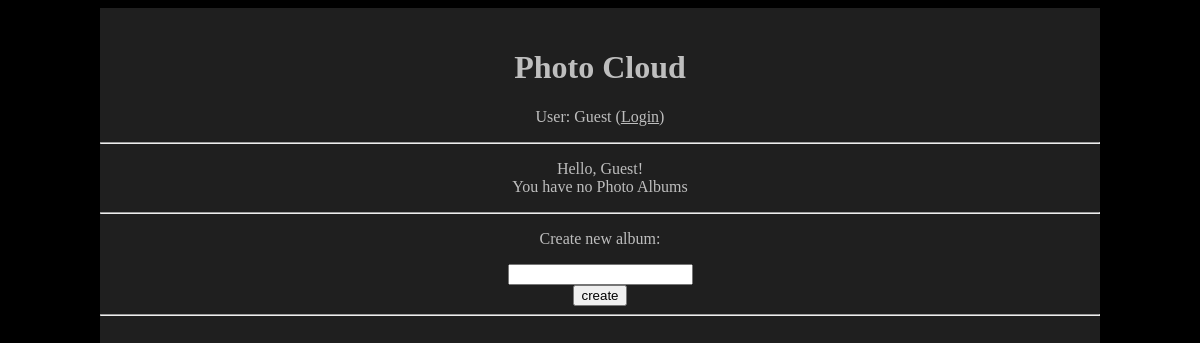
Before: /start/ with the older database file.
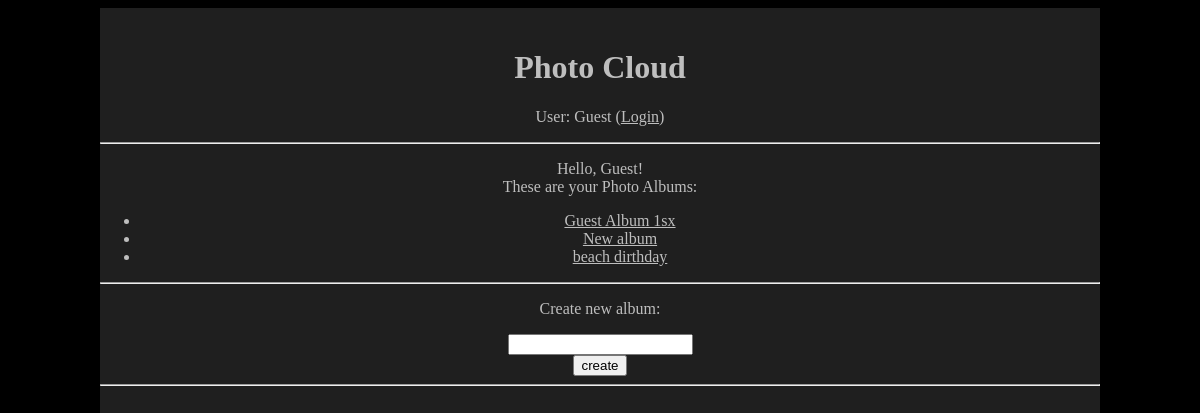
After: the same page with the newer database file.
### OnlineImageConverter/models.py (models this page shows)
class Album(models.Model):
    album_id = models.AutoField(primary_key=True)
    album_name = models.TextField()
    album_user_id = models.IntegerField()
    album_date_created = models.DateField(null=True)
    album_url = models.URLField(null=True)
    album_s3_bucket_prefix = models.TextField(null=False)

### OnlineImageConverter/views.py (the view)
# urls.py: path('start/', views.start, name='start'),
def start(request):
    user_id = request.user.id if request.user.is_authenticated else 999
    albums = Album.objects.filter(album_user_id=user_id)
    context = {
        'user_id': user_id,
        'albums': albums
    }
    return render(request, 'OnlineImageConverter/start.html', context)

### OnlineImageConverter/templates/OnlineImageConverter/start.html (shortened to what this page needs)
{% extends "base.html" %}
{% block content %}
  <p>
      {% if user.is_authenticated %} Hello, {{ user.get_username }}. Welcome back!
      {% else %}
        Hello, Guest!
      {% endif %}<br>
      {%if albums%}
          These are your Photo Albums:
          <ul>
          {% for album in albums %}
                <li><a class="list" href="/album/{{album.album_id}}">{{album.album_name}}</a></li>
           {% endfor %}
          </ul>
       {% else %}
          You have no Photo Albums
       {% endif %}
  </p>
<hr>
<form method="post" enctype="multipart/form-data" action="/create_album/">
<p>Create new album:</p>
<input type="text" width="35" name="album_name">
    <br>
<button type="submit">create</button>
</form>
{% endblock %}

### OnlineImageConverter/templates/OnlineImageConverter/base.html (shortened to what this page needs)
<!doctype html>
{% load static %}
  <html>
      <head>
            <link rel="stylesheet" type="text/css" href="{% static 'OnlineImageConverter/StyleAssets/main_style.css' %} " />
      </head>
      <body>
        <div id="header">
          <h1>Photo Cloud</h1>
          {% load static %}
        </div>
        <p>
            {% if user.is_authenticated %}
             User: {{ user.get_username }} (<a class="link" href="{% url 'logout'%}?next=/">Logout</a>)
           {% else %}
             User: Guest (<a class= "link" href="{% url 'login'%}?next=/start/">Login</a>)
           {% endif %}
        </p>
            <hr>
            {% block content %}{% endblock %}
            <hr>
     </body>
</html>

### OnlineImageConverter/static/OnlineImageConverter/StyleAssets/main_style.css (style rules this page uses)
html { background-color:black; }
body { text-align: center; margin-left:auto; margin-right:auto; float: center; width :1000px; background-color : #1f1f1f; color: #bebebe; height: 1000px; }
#header { padding-top: 20px; }
.link { color: #bebebe; text-decoration: underline; }
.list { color: #bebebe; text-decoration: underline; }
h1 { color: #bebebe; }

Changed rows visible on the page:
added Album: album_name "Guest Album 1sx"
added Album: album_name "New album"
added Album: album_name "beach dirthday"
Other visible differences:
text no longer shown: "You have no Photo Albums"
text now shown: "These are your Photo Albums:"
